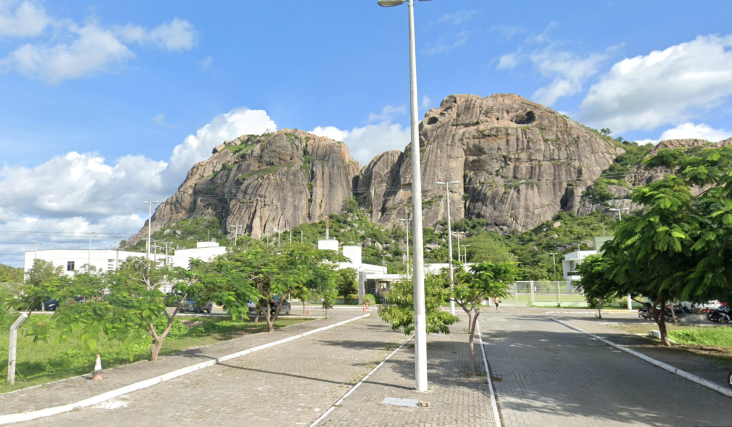
#> input picture homografia/imagens/campus_quixada1.png, 1463 x 853 px, found by its file name (shown at 1/2 size)
$ python homography_parcial.py
#> lines starting #> are read from the running program, lines starting #| are printed output that depends on the picture
import cv2
import numpy as np
import matplotlib.pyplot as plt
from random import randrange

image1 = cv2.imread("imagens/campus_quixada1.png")
#> image1 is the input picture: shape (853, 1463, 3); mean B, G, R 161.1, 161.2, 145.3
image2 = cv2.imread("imagens/campus_quixada2.png")
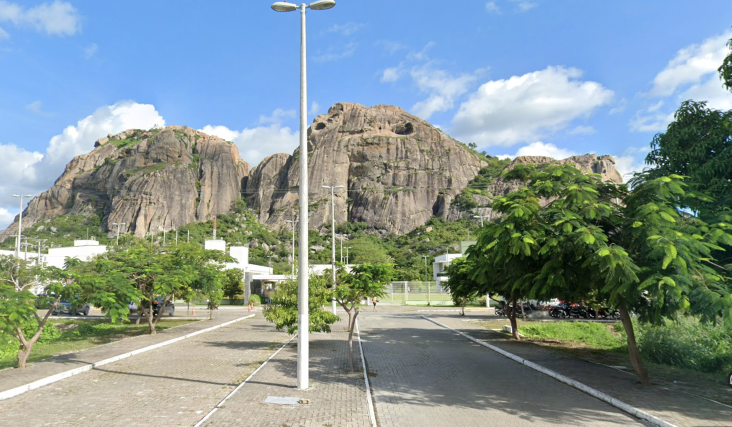
#> input picture homografia/imagens/campus_quixada2.png, 1463 x 853 px, found by its file name (shown at 1/2 size)
#> image2 is the input picture: shape (853, 1463, 3); mean B, G, R 149.3, 149.5, 132.2


#reduz o tamanho das imagens para melhor visualização
h1 = image1.shape[0]
#> h1 = 853
w1 = image1.shape[1]
#> w1 = 1463
image1 = cv2.resize(image1, (int(w1*0.5), int(h1*0.5)))
#> image1: shape (426, 731, 3)

h2 = image2.shape[0]
#> h2 = 853
w2 = image2.shape[1]
#> w2 = 1463
image2 = cv2.resize(image2, (int(w2*0.5), int(h2*0.5)) )
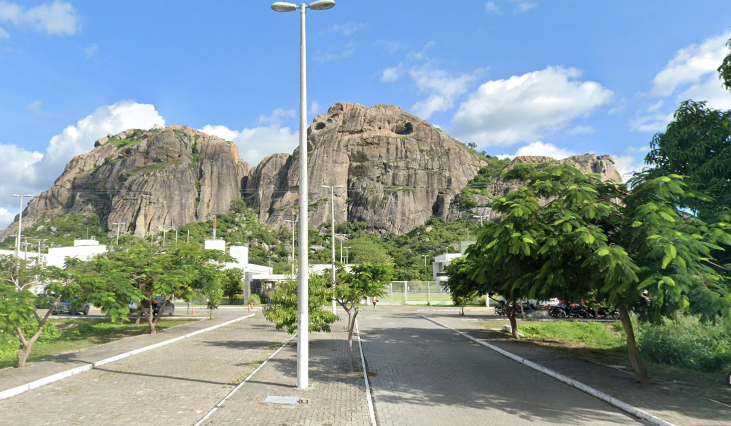
#> image2: shape (426, 731, 3); mean B, G, R 149.2, 149.4, 132.1

img1 = cv2.cvtColor(image1, cv2.COLOR_BGR2GRAY)
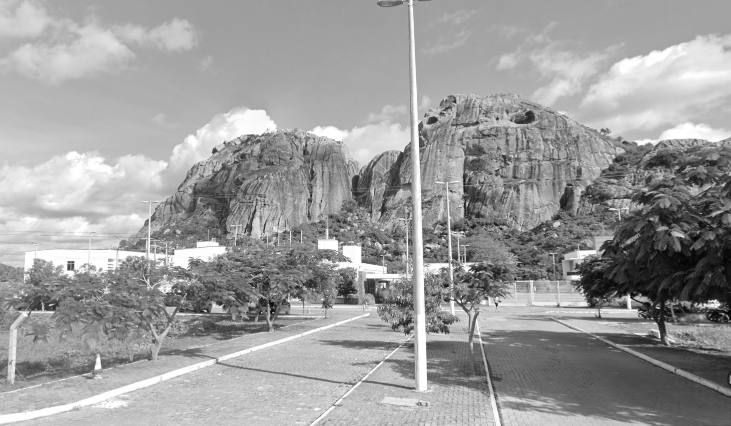
#> img1: shape (426, 731); min 3, max 255, mean 156.3
img2 = cv2.cvtColor(image2, cv2.COLOR_BGR2GRAY)
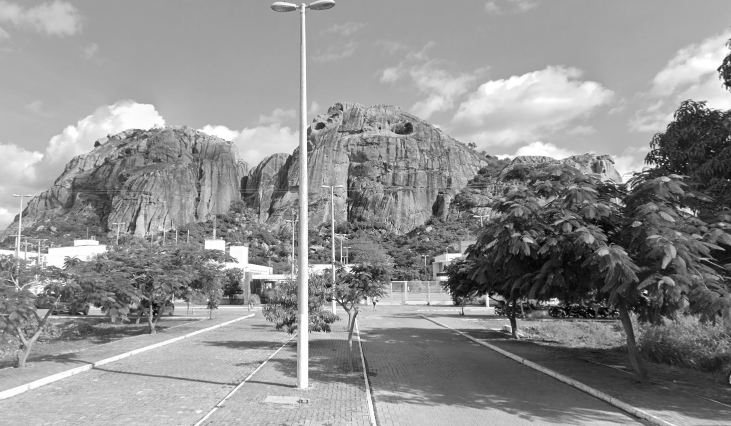
#> img2: shape (426, 731); min 2, max 255, mean 144.2

# find the keypoints and descriptors with SIFT
sift = cv2.SIFT_create()
kp1, des1 = sift.detectAndCompute(img1,None)
#> kp1 = 2806 keypoints; strongest (x, y, size): (715, 304, 6.9), (496, 304, 2), (577, 277, 4.2), (71, 266, 5.5)
kp2, des2 = sift.detectAndCompute(img2,None)
#> kp2 = 2875 keypoints; strongest (x, y, size): (555, 302, 5.7), (445, 278, 3.9), (624, 206, 1.9), (374, 303, 1.9)


bf = cv2.BFMatcher()

matches = bf.knnMatch(des1, des2, k=2)
#> matches = 2806 matches
# Apply ratio test
good = []
for m, n in matches:
    if m.distance < 0.75 * n.distance:
        good.append([m])
#> after the loop, good = 1403 matches


if len(good) >= 4:

    # Extrair localizações dos bons matches
    pts1 = []
    pts2 = []
    for m in good:
        pts1.append(kp1[m[0].queryIdx].pt)
        pts2.append(kp2[m[0].trainIdx].pt)
#> after the loop, pts1 = 1403 pairs, first value 36.42 to 726.7, second value 37.58 to 420.1; pts2 = 1403 pairs, first value 4.78 to 617.2, second value 67.01 to 419.1

    # matrix points
    points1 = np.float32(pts1).reshape(-1, 1, 2)
#> points1 = 1403 rows, first 8: [36.42, 261], [137.6, 239.5], [137.7, 274.5], [139, 254.2], [139.1, 281.7], [139.9, 324.7], [139.9, 324.7], [141.5, 346.5]
    points2 = np.float32(pts2).reshape(-1, 1, 2)
#> points2 = 1403 rows, first 8: [617.2, 264.4], [5.67, 236.5], [4.78, 274.3], [6.68, 252.3], [5.74, 282.3], [5.71, 329.2], [5.71, 329.2], [6.75, 353.1]

    # Encontrar homografia usando RANSAC
    transformation_matrix, inliers = cv2.findHomography(points1, points2, cv2.RANSAC)
#> transformation_matrix = [[1.26, -0.0346, -159.6], [0.127, 1.15, -43.53], [0.000452, -7.37e-06, 1]]; inliers = 1403 values, max 1 at index 1, min 0 at index 0, mean 0.996

    print(transformation_matrix)
#| [[ 1.26395803e+00 -3.45736913e-02 -1.59645454e+02]
#|  [ 1.27264265e-01  1.15471436e+00 -4.35268974e+01]
#|  [ 4.52294026e-04 -7.37457448e-06  1.00000000e+00]]
    print(inliers)
#> (printed output is left out)
else:
    raise AssertionError("No enough keypoints.")


##################################
# Obter dimensões das duas imagens
# height1, width1 = img1.shape[:2]
# height2, width2 = img2.shape[:2]
# # Calcula a transformação de toda a imagem1
# img1_transformed = cv2.warpPerspective(image1, transformation_matrix, (width2, height2))
#
# # Criar uma imagem de saída grande o suficiente para segurar ambas as imagens
# height = max(height1, height2)
# width = width1 + width2
# output_image = np.zeros((height, width, 3), dtype=np.uint8)
#
# # Posicionar a imagem transformada na imagem de saída
# output_image[0:height2, 0:width2] = img1_transformed
#
# # Posicionar img2 na primeira metade da imagem de saída
# output_image[0:height2, 0:width2] = image2
#
#
#
# # Exibir a imagem combinada
# cv2.imshow("Imagem Combinada", output_image)
# cv2.waitKey(0)
# cv2.destroyAllWindows()

#############################333
height, width = img2.shape
#> height = 426; width = 731
img1_transformed = cv2.warpPerspective(image1, transformation_matrix, (width, height))
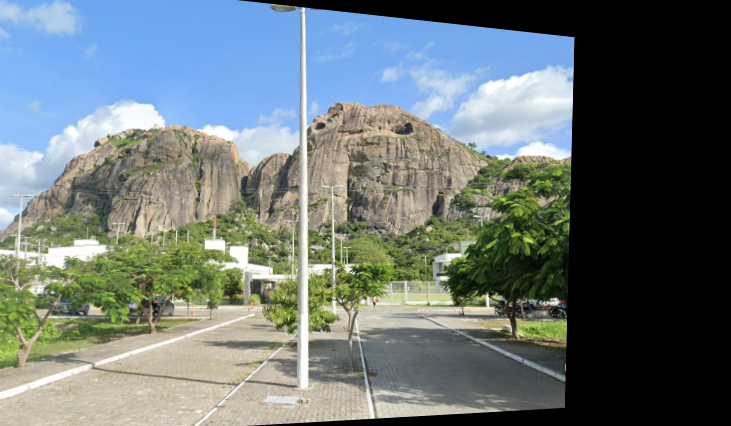
#> img1_transformed: shape (426, 731, 3); mean B, G, R 117.2, 117.7, 106.7

# Criar uma imagem para mostrar a combinação
combined_img = cv2.addWeighted(img1_transformed, 0.5, image2, 0.5, 0)
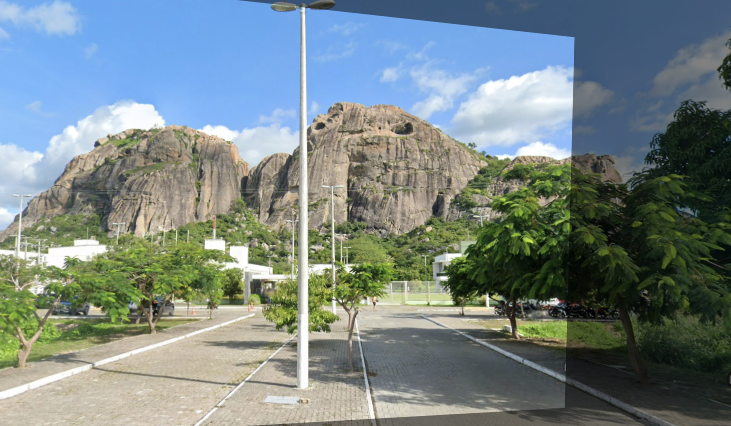
#> combined_img: shape (426, 731, 3); mean B, G, R 133.2, 133.5, 119.4


# Mostrar a imagem combinada
cv2.imshow("Imagem Combinada", combined_img)
cv2.waitKey(0)
cv2.destroyAllWindows()


################################################3
height1, width1 = img1.shape[:2]
#> height1 = 426; width1 = 731
height2, width2 = img2.shape[:2]
#> height2 = 426; width2 = 731


img1_transformed = cv2.warpPerspective(image1, transformation_matrix, (width1+width2, height1+height2))
#> img1_transformed: shape (852, 1462, 3)
img1_transformed[0:image2.shape[0], 0:image2.shape[1]] = image2
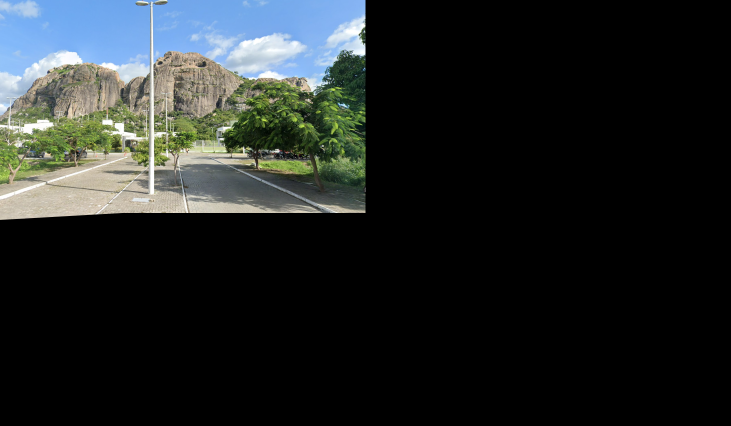
#> img1_transformed: shape (852, 1462, 3) (shown at 1/2 size); mean B, G, R 37.5, 37.6, 33.3


cv2.imshow("result", img1_transformed)
cv2.imshow("image1", image1)
cv2.imshow("image2", image2)
cv2.waitKey(0)
cv2.destroyAllWindows()
